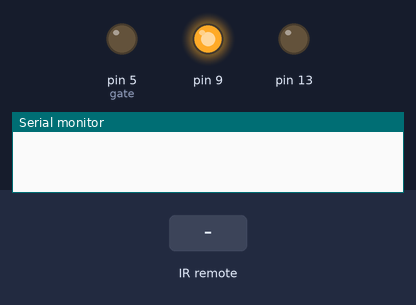
Bench run of a sketch on a simulated Arduino Uno, built with avr-gcc and run on an emulated ATmega328P. Shown: output pins drawn as LEDs (lit = HIGH), the last lines printed to the serial monitor. Inputs (shaded band) come from the test bench.

Above: at 1.2 s.
1.3 s: infrared code 0x806F00FF received
At 1.6 s:
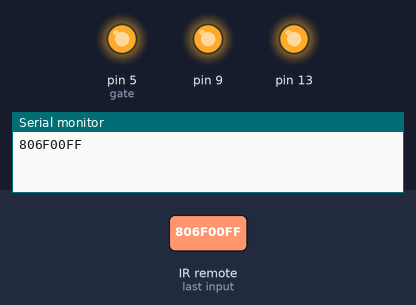
At 3.2 s:
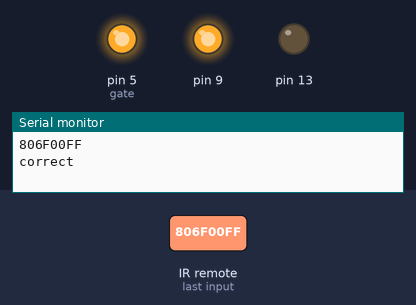
Timing chart, 0 to 4.7 s (numbered marks = the images above; inputs shaded):
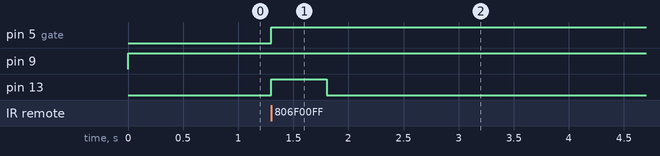

The sketch:

NECreceive.ino
```cpp
#include   <IRremote.h>                 // 引用 IRRemote 函式库

const int irReceiverPin = 12;             // 红外线接收器 OUTPUT 讯号接在 pin 2
int gate = 5;

IRrecv irrecv(irReceiverPin);            // 定义 IRrecv 物件来接收红外线讯号
decode_results results;                  // 解码结果将放在 decode_results 结构的 result 变数里

void setup()
{
  Serial.begin(9600);                     // 开启 Serial port, 通讯速率为 9600 bps
  irrecv.enableIRIn();                   // 启动红外线解码
  pinMode(13,OUTPUT);
  pinMode(gate,OUTPUT);
  pinMode(9,OUTPUT);
}

void loop()
{
  digitalWrite(9,1);
  if (irrecv.decode(&results)) {         // 解码成功，收到一组红外线讯号
    Serial.println(results.value, HEX);// 显示红外线协定种类

    if(results.value==0x806F00FF)
    {
      digitalWrite(13,1);
      digitalWrite(gate,1);
      delay(500);
      Serial.println("correct");

      digitalWrite(13,0);
      //digitalWrite(gate,0);
      delay(500);
    }
    else{
      digitalWrite(gate,0);
      digitalWrite(13,1);
    }
    irrecv.resume();                     // 继续收下一组红外线讯号
  }
}
```

Measured:
- after the input at 1.3 s, pin 5 (gate): LOW → HIGH at once; pin 13: LOW → HIGH at once, → LOW 0.50 s later
